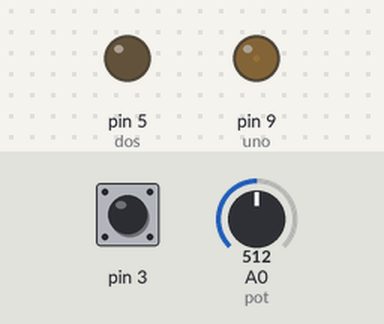
Simulated run of this sketch. Board: Arduino Uno, built with avr-gcc and run on an emulated ATmega328P. Shown: output pins drawn as LEDs (lit = HIGH). The inputs (shaded band) are chosen by the test bench; at power-on: A0 (pot) = 512, pin 3 HIGH. What the sketch prints to the serial monitor is not drawn.

Above: at 1.2 s.
1.3 s: A0 (pot) set to 716
At 1.9 s:
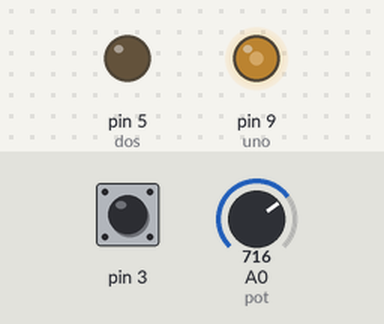
2.8 s: A0 (pot) set to 900
At 4.0 s:
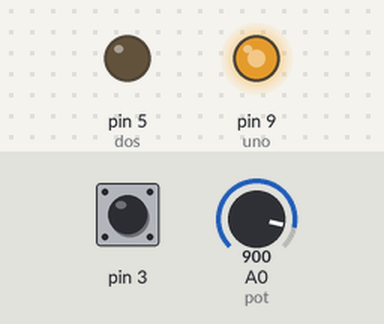
4.3 s: A0 (pot) set to 306
At 5.3 s:
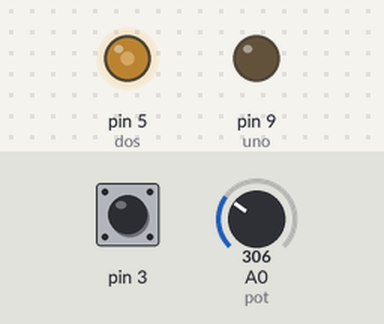
5.8 s: A0 (pot) set to 122
At 6.5 s:
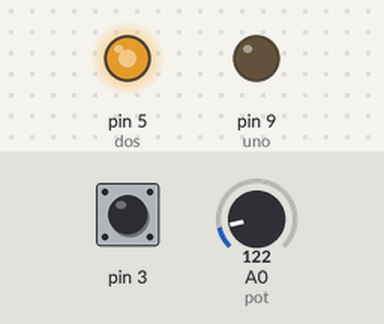
7.3 s: A0 (pot) set to 511
At 8.0 s:
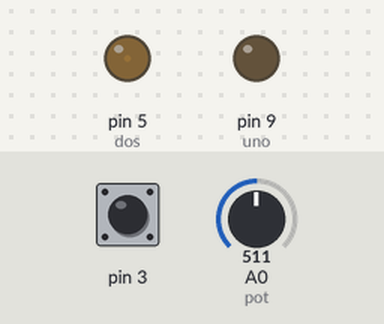
Timing chart, 0 to 9.8 s (numbered marks = the images above; inputs shaded):
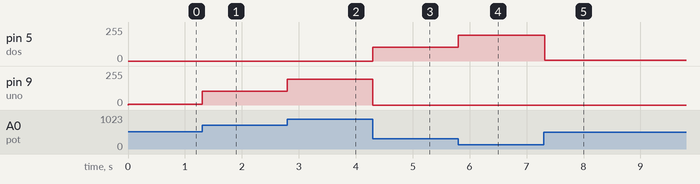

Measured:
- after the input at 1.3 s, pin 9 (uno): 5/255 → 105/255 at once
- after the input at 2.8 s, pin 9 (uno): 105/255 → 195/255 at once
- after the input at 4.3 s, pin 5 (dos): 0/255 → 105/255 at once; pin 9 (uno): 195/255 → 0/255 at once
- after the input at 5.8 s, pin 5 (dos): 105/255 → 195/255 at once
- after the input at 7.3 s, pin 5 (dos): 195/255 → 5/255 at once

The sketch:

Contorl_motor_DC_Mosfet_03.ino
```cpp
/*

**********************************************************
*
* Control de velocidad motor DC con Mosfet
*
* Daniel López
* V 0.1
* Sep-2016
* Feb-2017
*********************************************************


Sketch de prueba para controlar un motor DC por PWM
con el puente H fabricado con 4 mosfet IRFZ44
Realizo el control mediante un potenciómetro. La mitad para un sentido y la otra mitad para el otro.

V 0.1
  - Versión inicial
  - Incorporo lectura del potenciómetro. mitad del potenciómetro para giro a derecha y mitad para giro a izquierda. Centrado,
  de forma similar a un joyStick.
  - Definición de pines para usar los 4 mosfet. 2 abiertos y 2 en modo PWM para control de velocidad y sentido de giro
  - He realizado el puente H con 4 IRF44Z controlados por dos driver IR2110. De esta forma puedo controlar cargas importantes.
  El objetivo es montar el driver en un ploter reciclado para el proyecto PyMiento 2016

V0.2
  - Retomo el desarollo del sketch para controlar el escaner que estoy reconstruyendo para el proyecto pymiento.
  - he incorporado lectura de un encoder que puede ser del eje X o Y. En el eje Y hemos reutilizado el encoder original, de alta resolución.
  Para el eje X he fabricado un encoder que se encuentra ancaldo en el eje del motor y proporciona unos 40 pasos por revolución del motor.
  En toral unas 16 revoluciones entre finales de carrera
  - He fabricado dos soportes para incorporar dos finales de carrera mecánicos. Aún por programar.
  - Probada la lectura del encoder del eje X. Ok
  - Incorporo un offset o para de arranque inicial en el motor del eje Y

V0.3
   - Primer intento para mover el segundo motor, el eje X.
*/


#define pot A0
#define uno 9
#define dos 5
int pot_estado;
int contador = 0;
int n = contador;
float arranque = 5;
float divisor = 511/(255-arranque);


void setup() {
    pinMode(pot, INPUT);
    pinMode(uno, OUTPUT);
    pinMode(dos, OUTPUT);

    digitalWrite(uno,0);
    digitalWrite(dos,0);

    Serial.begin(9600);
    attachInterrupt( 1, encX, FALLING);
    Serial.println(divisor);
}


void loop() {

    pot_estado = analogRead(pot);
//    int avance = (511-pot_estado)/2;
//    int retroceso = (pot_estado - 512)/2;

    int avance = ((511-pot_estado)/divisor) + arranque;
    int retroceso = ((pot_estado - 511)/divisor) + arranque;

   // if (avance < 0) avance = 0;
   // else if(avance == 255) avance =254;

   // if (retroceso < 0) retroceso = 0;
   // else if(retroceso == 255) retroceso = 254;

    if (avance < arranque) avance = 0;
    else if(avance == 255) avance =254;

    if (retroceso < arranque) retroceso = 0;
    else if(retroceso == 255) retroceso = 254;
/*
    Serial.print(avance);
    Serial.print(", ");
    Serial.print(retroceso);
    Serial.print(", ");
    Serial.println(pot_estado);
*/
    if (avance >0) {
        analogWrite(uno, 0);
        analogWrite(dos, avance);
        //if (n != contador) {
        n += contador;
        Serial.println(n);
        contador =0;
    }

    if (retroceso >0) {
        analogWrite(dos, 0);
        analogWrite(uno, retroceso);
        n -= contador;
        Serial.println(n);
        contador =0;
    }

}

void encX() {
    contador++;
}
```
